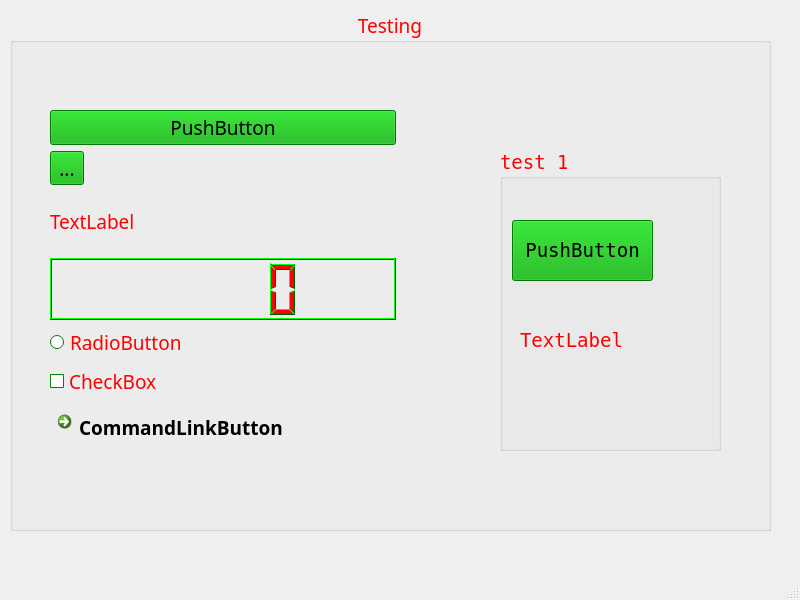
<?xml version="1.0" encoding="UTF-8"?>
<ui version="4.0">
 <class>MainWindow</class>
 <widget class="QMainWindow" name="MainWindow">
  <property name="geometry">
   <rect>
    <x>0</x>
    <y>0</y>
    <width>800</width>
    <height>600</height>
   </rect>
  </property>
  <property name="palette">
   <palette>
    <active>
     <colorrole role="WindowText">
      <brush brushstyle="SolidPattern">
       <color alpha="255">
        <red>255</red>
        <green>0</green>
        <blue>0</blue>
       </color>
      </brush>
     </colorrole>
    </active>
    <inactive>
     <colorrole role="WindowText">
      <brush brushstyle="SolidPattern">
       <color alpha="255">
        <red>255</red>
        <green>0</green>
        <blue>0</blue>
       </color>
      </brush>
     </colorrole>
    </inactive>
    <disabled>
     <colorrole role="WindowText">
      <brush brushstyle="SolidPattern">
       <color alpha="255">
        <red>120</red>
        <green>120</green>
        <blue>120</blue>
       </color>
      </brush>
     </colorrole>
    </disabled>
   </palette>
  </property>
  <property name="windowTitle">
   <string>MainWindow</string>
  </property>
  <widget class="QWidget" name="centralwidget">
   <widget class="QGroupBox" name="groupBox">
    <property name="geometry">
     <rect>
      <x>10</x>
      <y>10</y>
      <width>761</width>
      <height>521</height>
     </rect>
    </property>
    <property name="palette">
     <palette>
      <active>
       <colorrole role="WindowText">
        <brush brushstyle="SolidPattern">
         <color alpha="255">
          <red>255</red>
          <green>0</green>
          <blue>0</blue>
         </color>
        </brush>
       </colorrole>
       <colorrole role="Button">
        <brush brushstyle="SolidPattern">
         <color alpha="255">
          <red>0</red>
          <green>170</green>
          <blue>0</blue>
         </color>
        </brush>
       </colorrole>
       <colorrole role="Light">
        <brush brushstyle="SolidPattern">
         <color alpha="255">
          <red>0</red>
          <green>255</green>
          <blue>0</blue>
         </color>
        </brush>
       </colorrole>
       <colorrole role="Midlight">
        <brush brushstyle="SolidPattern">
         <color alpha="255">
          <red>0</red>
          <green>212</green>
          <blue>0</blue>
         </color>
        </brush>
       </colorrole>
       <colorrole role="Dark">
        <brush brushstyle="SolidPattern">
         <color alpha="255">
          <red>0</red>
          <green>85</green>
          <blue>0</blue>
         </color>
        </brush>
       </colorrole>
       <colorrole role="Mid">
        <brush brushstyle="SolidPattern">
         <color alpha="255">
          <red>0</red>
          <green>113</green>
          <blue>0</blue>
         </color>
        </brush>
       </colorrole>
       <colorrole role="Text">
        <brush brushstyle="SolidPattern">
         <color alpha="255">
          <red>0</red>
          <green>0</green>
          <blue>0</blue>
         </color>
        </brush>
       </colorrole>
       <colorrole role="BrightText">
        <brush brushstyle="SolidPattern">
         <color alpha="255">
          <red>255</red>
          <green>255</green>
          <blue>255</blue>
         </color>
        </brush>
       </colorrole>
       <colorrole role="ButtonText">
        <brush brushstyle="SolidPattern">
         <color alpha="255">
          <red>0</red>
          <green>0</green>
          <blue>0</blue>
         </color>
        </brush>
       </colorrole>
       <colorrole role="Base">
        <brush brushstyle="SolidPattern">
         <color alpha="255">
          <red>255</red>
          <green>255</green>
          <blue>255</blue>
         </color>
        </brush>
       </colorrole>
       <colorrole role="Window">
        <brush brushstyle="SolidPattern">
         <color alpha="255">
          <red>0</red>
          <green>170</green>
          <blue>0</blue>
         </color>
        </brush>
       </colorrole>
       <colorrole role="Shadow">
        <brush brushstyle="SolidPattern">
         <color alpha="255">
          <red>0</red>
          <green>0</green>
          <blue>0</blue>
         </color>
        </brush>
       </colorrole>
       <colorrole role="AlternateBase">
        <brush brushstyle="SolidPattern">
         <color alpha="255">
          <red>127</red>
          <green>212</green>
          <blue>127</blue>
         </color>
        </brush>
       </colorrole>
       <colorrole role="ToolTipBase">
        <brush brushstyle="SolidPattern">
         <color alpha="255">
          <red>255</red>
          <green>255</green>
          <blue>220</blue>
         </color>
        </brush>
       </colorrole>
       <colorrole role="ToolTipText">
        <brush brushstyle="SolidPattern">
         <color alpha="255">
          <red>0</red>
          <green>0</green>
          <blue>0</blue>
         </color>
        </brush>
       </colorrole>
       <colorrole role="PlaceholderText">
        <brush brushstyle="SolidPattern">
         <color alpha="128">
          <red>0</red>
          <green>0</green>
          <blue>0</blue>
         </color>
        </brush>
       </colorrole>
      </active>
      <inactive>
       <colorrole role="WindowText">
        <brush brushstyle="SolidPattern">
         <color alpha="255">
          <red>255</red>
          <green>0</green>
          <blue>0</blue>
         </color>
        </brush>
       </colorrole>
       <colorrole role="Button">
        <brush brushstyle="SolidPattern">
         <color alpha="255">
          <red>0</red>
          <green>170</green>
          <blue>0</blue>
         </color>
        </brush>
       </colorrole>
       <colorrole role="Light">
        <brush brushstyle="SolidPattern">
         <color alpha="255">
          <red>0</red>
          <green>255</green>
          <blue>0</blue>
         </color>
        </brush>
       </colorrole>
       <colorrole role="Midlight">
        <brush brushstyle="SolidPattern">
         <color alpha="255">
          <red>0</red>
          <green>212</green>
          <blue>0</blue>
         </color>
        </brush>
       </colorrole>
       <colorrole role="Dark">
        <brush brushstyle="SolidPattern">
         <color alpha="255">
          <red>0</red>
          <green>85</green>
          <blue>0</blue>
         </color>
        </brush>
       </colorrole>
       <colorrole role="Mid">
        <brush brushstyle="SolidPattern">
         <color alpha="255">
          <red>0</red>
          <green>113</green>
          <blue>0</blue>
         </color>
        </brush>
       </colorrole>
       <colorrole role="Text">
        <brush brushstyle="SolidPattern">
         <color alpha="255">
          <red>0</red>
          <green>0</green>
          <blue>0</blue>
         </color>
        </brush>
       </colorrole>
       <colorrole role="BrightText">
        <brush brushstyle="SolidPattern">
         <color alpha="255">
          <red>255</red>
          <green>255</green>
          <blue>255</blue>
         </color>
        </brush>
       </colorrole>
       <colorrole role="ButtonText">
        <brush brushstyle="SolidPattern">
         <color alpha="255">
          <red>0</red>
          <green>0</green>
          <blue>0</blue>
         </color>
        </brush>
       </colorrole>
       <colorrole role="Base">
        <brush brushstyle="SolidPattern">
         <color alpha="255">
          <red>255</red>
          <green>255</green>
          <blue>255</blue>
         </color>
        </brush>
       </colorrole>
       <colorrole role="Window">
        <brush brushstyle="SolidPattern">
         <color alpha="255">
          <red>0</red>
          <green>170</green>
          <blue>0</blue>
         </color>
        </brush>
       </colorrole>
       <colorrole role="Shadow">
        <brush brushstyle="SolidPattern">
         <color alpha="255">
          <red>0</red>
          <green>0</green>
          <blue>0</blue>
         </color>
        </brush>
       </colorrole>
       <colorrole role="AlternateBase">
        <brush brushstyle="SolidPattern">
         <color alpha="255">
          <red>127</red>
          <green>212</green>
          <blue>127</blue>
         </color>
        </brush>
       </colorrole>
       <colorrole role="ToolTipBase">
        <brush brushstyle="SolidPattern">
         <color alpha="255">
          <red>255</red>
          <green>255</green>
          <blue>220</blue>
         </color>
        </brush>
       </colorrole>
       <colorrole role="ToolTipText">
        <brush brushstyle="SolidPattern">
         <color alpha="255">
          <red>0</red>
          <green>0</green>
          <blue>0</blue>
         </color>
        </brush>
       </colorrole>
       <colorrole role="PlaceholderText">
        <brush brushstyle="SolidPattern">
         <color alpha="128">
          <red>0</red>
          <green>0</green>
          <blue>0</blue>
         </color>
        </brush>
       </colorrole>
      </inactive>
      <disabled>
       <colorrole role="WindowText">
        <brush brushstyle="SolidPattern">
         <color alpha="255">
          <red>0</red>
          <green>85</green>
          <blue>0</blue>
         </color>
        </brush>
       </colorrole>
       <colorrole role="Button">
        <brush brushstyle="SolidPattern">
         <color alpha="255">
          <red>0</red>
          <green>170</green>
          <blue>0</blue>
         </color>
        </brush>
       </colorrole>
       <colorrole role="Light">
        <brush brushstyle="SolidPattern">
         <color alpha="255">
          <red>0</red>
          <green>255</green>
          <blue>0</blue>
         </color>
        </brush>
       </colorrole>
       <colorrole role="Midlight">
        <brush brushstyle="SolidPattern">
         <color alpha="255">
          <red>0</red>
          <green>212</green>
          <blue>0</blue>
         </color>
        </brush>
       </colorrole>
       <colorrole role="Dark">
        <brush brushstyle="SolidPattern">
         <color alpha="255">
          <red>0</red>
          <green>85</green>
          <blue>0</blue>
         </color>
        </brush>
       </colorrole>
       <colorrole role="Mid">
        <brush brushstyle="SolidPattern">
         <color alpha="255">
          <red>0</red>
          <green>113</green>
          <blue>0</blue>
         </color>
        </brush>
       </colorrole>
       <colorrole role="Text">
        <brush brushstyle="SolidPattern">
         <color alpha="255">
          <red>0</red>
          <green>85</green>
          <blue>0</blue>
         </color>
        </brush>
       </colorrole>
       <colorrole role="BrightText">
        <brush brushstyle="SolidPattern">
         <color alpha="255">
          <red>255</red>
          <green>255</green>
          <blue>255</blue>
         </color>
        </brush>
       </colorrole>
       <colorrole role="ButtonText">
        <brush brushstyle="SolidPattern">
         <color alpha="255">
          <red>0</red>
          <green>85</green>
          <blue>0</blue>
         </color>
        </brush>
       </colorrole>
       <colorrole role="Base">
        <brush brushstyle="SolidPattern">
         <color alpha="255">
          <red>0</red>
          <green>170</green>
          <blue>0</blue>
         </color>
        </brush>
       </colorrole>
       <colorrole role="Window">
        <brush brushstyle="SolidPattern">
         <color alpha="255">
          <red>0</red>
          <green>170</green>
          <blue>0</blue>
         </color>
        </brush>
       </colorrole>
       <colorrole role="Shadow">
        <brush brushstyle="SolidPattern">
         <color alpha="255">
          <red>0</red>
          <green>0</green>
          <blue>0</blue>
         </color>
        </brush>
       </colorrole>
       <colorrole role="AlternateBase">
        <brush brushstyle="SolidPattern">
         <color alpha="255">
          <red>0</red>
          <green>170</green>
          <blue>0</blue>
         </color>
        </brush>
       </colorrole>
       <colorrole role="ToolTipBase">
        <brush brushstyle="SolidPattern">
         <color alpha="255">
          <red>255</red>
          <green>255</green>
          <blue>220</blue>
         </color>
        </brush>
       </colorrole>
       <colorrole role="ToolTipText">
        <brush brushstyle="SolidPattern">
         <color alpha="255">
          <red>0</red>
          <green>0</green>
          <blue>0</blue>
         </color>
        </brush>
       </colorrole>
       <colorrole role="PlaceholderText">
        <brush brushstyle="SolidPattern">
         <color alpha="128">
          <red>0</red>
          <green>0</green>
          <blue>0</blue>
         </color>
        </brush>
       </colorrole>
      </disabled>
     </palette>
    </property>
    <property name="font">
     <font>
      <family>Segoe MDL2 Assets</family>
      <pointsize>14</pointsize>
     </font>
    </property>
    <property name="title">
     <string>Testing</string>
    </property>
    <property name="alignment">
     <set>Qt::AlignCenter</set>
    </property>
    <widget class="QGroupBox" name="groupBox_2">
     <property name="geometry">
      <rect>
       <x>490</x>
       <y>140</y>
       <width>221</width>
       <height>301</height>
      </rect>
     </property>
     <property name="font">
      <font>
       <family>NSimSun</family>
       <pointsize>14</pointsize>
      </font>
     </property>
     <property name="title">
      <string>test 1</string>
     </property>
     <widget class="QPushButton" name="pushButton_2">
      <property name="geometry">
       <rect>
        <x>12</x>
        <y>70</y>
        <width>141</width>
        <height>61</height>
       </rect>
      </property>
      <property name="text">
       <string>PushButton</string>
      </property>
     </widget>
     <widget class="QLabel" name="label_2">
      <property name="geometry">
       <rect>
        <x>20</x>
        <y>160</y>
        <width>141</width>
        <height>61</height>
       </rect>
      </property>
      <property name="text">
       <string>TextLabel</string>
      </property>
     </widget>
    </widget>
    <widget class="QWidget" name="">
     <property name="geometry">
      <rect>
       <x>40</x>
       <y>100</y>
       <width>346</width>
       <height>355</height>
      </rect>
     </property>
     <layout class="QVBoxLayout" name="verticalLayout">
      <item>
       <widget class="QPushButton" name="pushButton">
        <property name="text">
         <string>PushButton</string>
        </property>
       </widget>
      </item>
      <item>
       <widget class="QToolButton" name="toolButton">
        <property name="text">
         <string>...</string>
        </property>
       </widget>
      </item>
      <item>
       <widget class="QLabel" name="label">
        <property name="text">
         <string>TextLabel</string>
        </property>
       </widget>
      </item>
      <item>
       <widget class="QLCDNumber" name="LCD"/>
      </item>
      <item>
       <widget class="QRadioButton" name="radioButton">
        <property name="text">
         <string>RadioButton</string>
        </property>
       </widget>
      </item>
      <item>
       <widget class="QCheckBox" name="checkBox">
        <property name="text">
         <string>CheckBox</string>
        </property>
       </widget>
      </item>
      <item>
       <widget class="QCommandLinkButton" name="commandLinkButton">
        <property name="text">
         <string>CommandLinkButton</string>
        </property>
       </widget>
      </item>
     </layout>
    </widget>
   </widget>
  </widget>
  <widget class="QMenuBar" name="menubar">
   <property name="geometry">
    <rect>
     <x>0</x>
     <y>0</y>
     <width>800</width>
     <height>26</height>
    </rect>
   </property>
  </widget>
  <widget class="QStatusBar" name="statusbar"/>
 </widget>
 <resources/>
 <connections/>
</ui>
